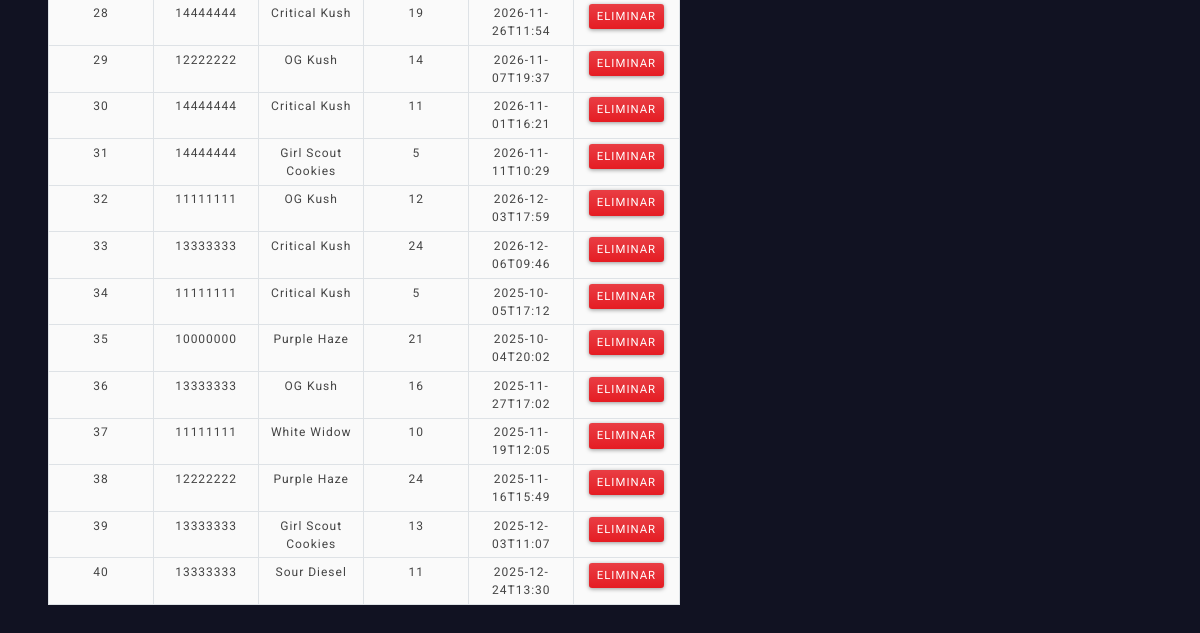
The page /ventas (signed in, lower part) on the database as committed earlier.
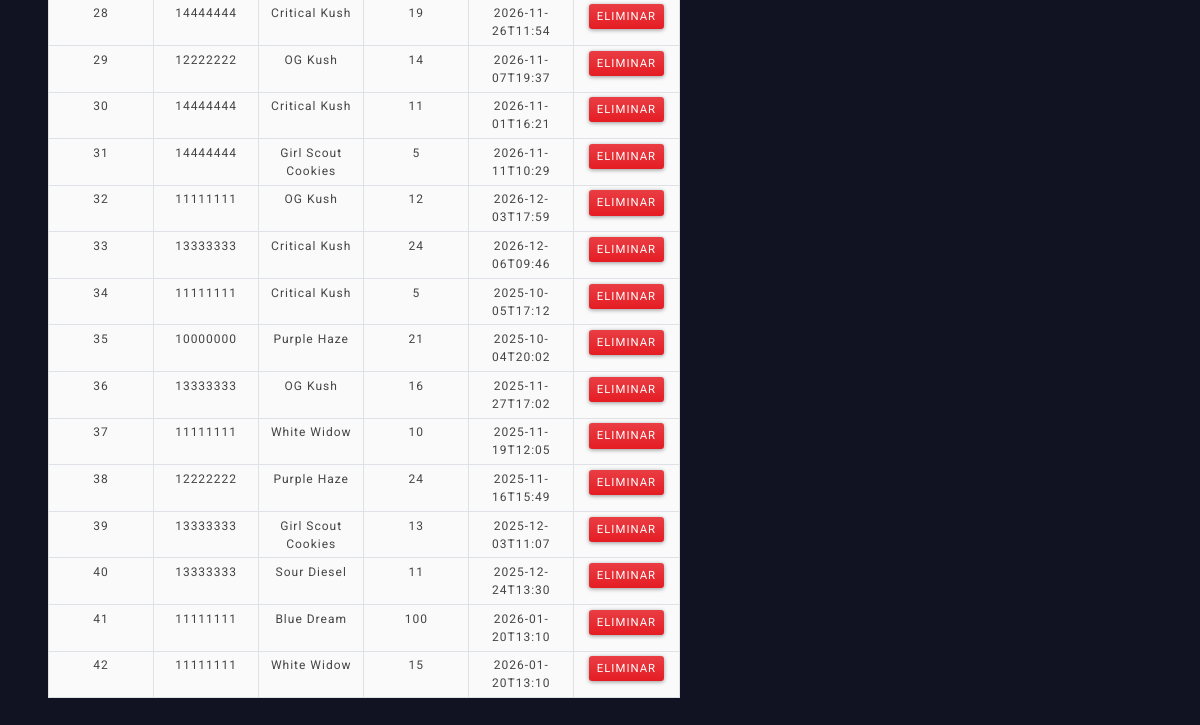
The same page on the database as committed later.
### clases.py (models this page shows, shortened)
class Ventas(db.Model):
    idventas = db.Column(db.Integer, primary_key=True, nullable=False, autoincrement=True)
    cedula = db.Column(db.Integer, db.ForeignKey('user.cedula'), nullable=False)
    raza = db.Column(db.String(30), nullable=False)
    cantidad = db.Column(db.Integer, nullable=False)
    retiro = db.Column(db.DateTime, default=datetime.now)

### app.py (the view)
@app.route('/ventas.html')
@app.route('/ventas')
@login_required
def ventas():
    form = Ventasform()
    ventas = Ventas.query.all()
    return render_template('/logueado/ventas.html', form=form, ventas=ventas)

### app.py (called while the page is built)
@login_manager.user_loader
def load_user(user_id):
    if isinstance(user_id, str) and user_id.startswith('member_'):
        member_id = int(user_id.replace('member_', ''))
        return Member.query.get(member_id)
    return Club.query.get(int(user_id))

### templates/logueado/ventas.html (shortened to what this page needs)
{% extends 'base-log.html'%}
{% block body %}
<link rel="stylesheet" href="https://bootswatch.com/4/materia/bootstrap.min.css">
<link rel="stylesheet" href="{{ url_for('static', filename='css/miembros.css') }}">
<div class="row">
  <div class="col-md-7">
    <table class="table table-striped table-bordered bg-white table-sm">
      <tbody>
        {% for venta in ventas %}
        <tr>
          <td>{{ venta.idventas }}</td>
          <td>{{ venta.cedula }}</td>
          <td>{{ venta.raza }}</td>
          <td>{{ venta.cantidad }}</td>
          <td>{{ venta.retiro.strftime('%Y-%m-%dT%H:%M') }}</td>
          <td>
            <a href="/delete-venta/{{venta.idventas}}" class="btn btn-danger btn-sm"
              onclick="return confirm('¿Estás seguro de eliminar esta venta?')">Eliminar</a>
          </td>
        </tr>
        {% endfor %}
      </tbody>
    </table>
  </div>
  <div class="col-md-5">
  </div>
</div>
{% endblock %}

Rows that differ between the two databases and show on the page:
added Ventas: idventas "41", cedula "11111111", raza "Blue Dream", cantidad "100", retiro "2026-01-20T13:10"
added Ventas: idventas "42", cedula "11111111", raza "White Widow", cantidad "15", retiro "2026-01-20T13:10"
